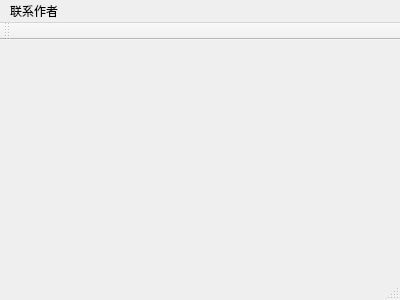
<?xml version="1.0" encoding="UTF-8"?>
<ui version="4.0">
 <class>MainWindow</class>
 <widget class="QMainWindow" name="MainWindow">
  <property name="geometry">
   <rect>
    <x>0</x>
    <y>0</y>
    <width>400</width>
    <height>300</height>
   </rect>
  </property>
  <property name="windowTitle">
   <string>MainWindow</string>
  </property>
  <widget class="QWidget" name="centralWidget"/>
  <widget class="QMenuBar" name="menuBar">
   <property name="geometry">
    <rect>
     <x>0</x>
     <y>0</y>
     <width>400</width>
     <height>23</height>
    </rect>
   </property>
   <widget class="QMenu" name="menu">
    <property name="title">
     <string>联系作者</string>
    </property>
    <addaction name="actionBy_QQ"/>
    <addaction name="actionBy_Gmail"/>
    <addaction name="actionBy_Facebook"/>
    <addaction name="actionVisit_Blog"/>
   </widget>
   <addaction name="menu"/>
  </widget>
  <widget class="QToolBar" name="mainToolBar">
   <attribute name="toolBarArea">
    <enum>TopToolBarArea</enum>
   </attribute>
   <attribute name="toolBarBreak">
    <bool>false</bool>
   </attribute>
  </widget>
  <widget class="QStatusBar" name="statusBar"/>
  <action name="actionBy_QQ">
   <property name="checkable">
    <bool>false</bool>
   </property>
   <property name="enabled">
    <bool>true</bool>
   </property>
   <property name="text">
    <string>By QQmail</string>
   </property>
  </action>
  <action name="actionBy_Gmail">
   <property name="enabled">
    <bool>true</bool>
   </property>
   <property name="text">
    <string>By Gmail</string>
   </property>
  </action>
  <action name="actionBy_Facebook">
   <property name="enabled">
    <bool>true</bool>
   </property>
   <property name="text">
    <string>By Facebook</string>
   </property>
  </action>
  <action name="actionVisit_Blog">
   <property name="enabled">
    <bool>true</bool>
   </property>
   <property name="text">
    <string>Visit Blog</string>
   </property>
  </action>
 </widget>
 <layoutdefault spacing="6" margin="11"/>
 <resources/>
 <connections/>
</ui>
